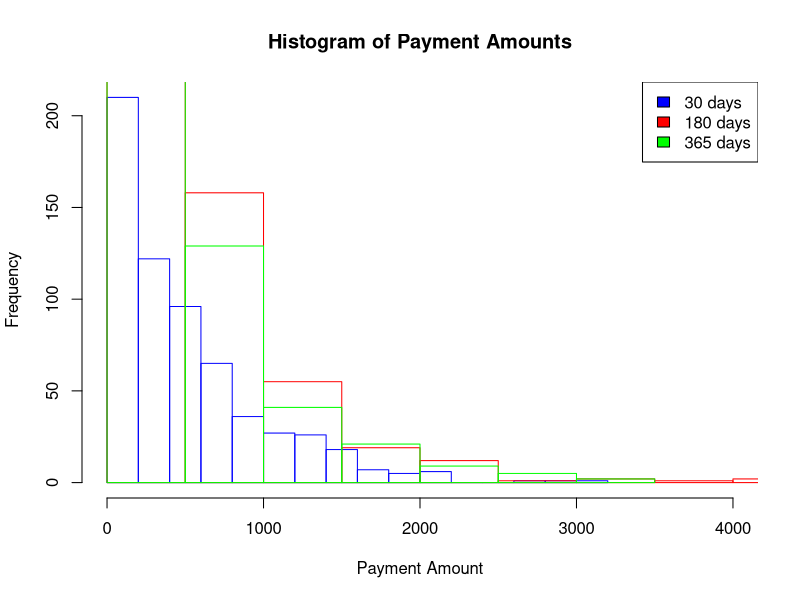
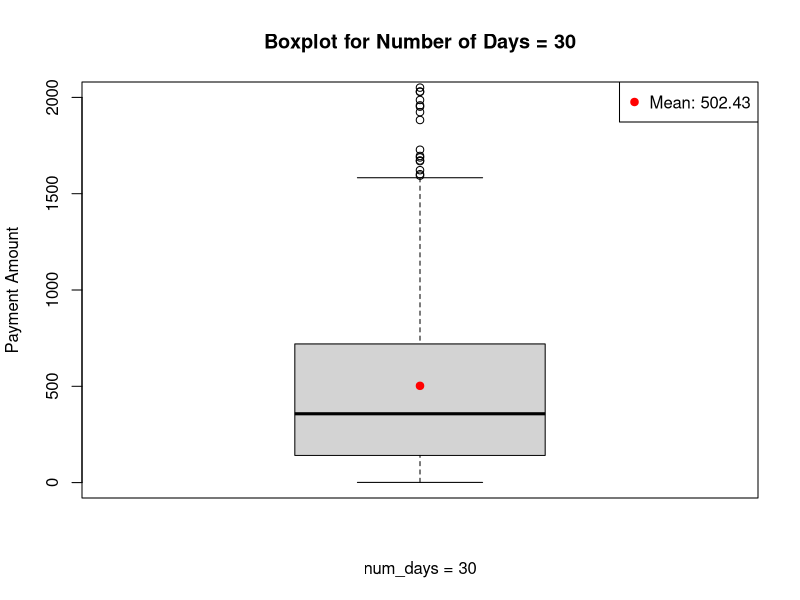
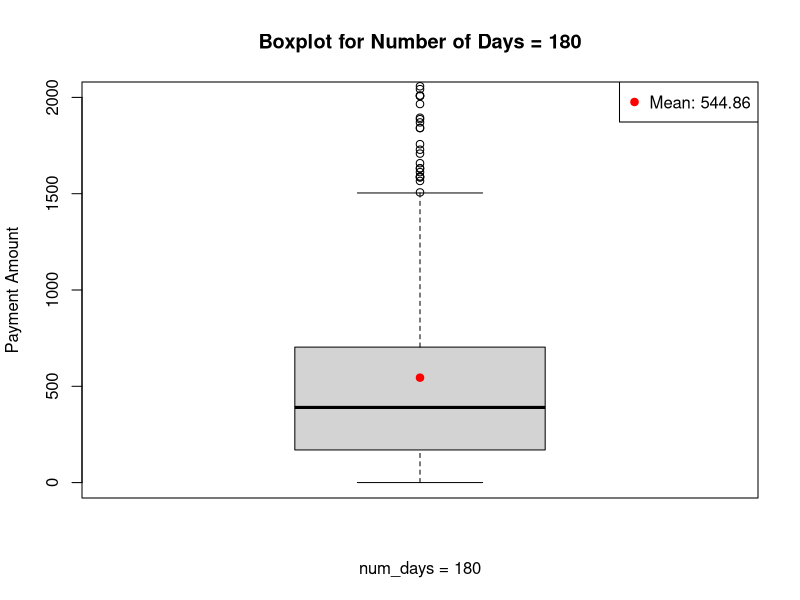
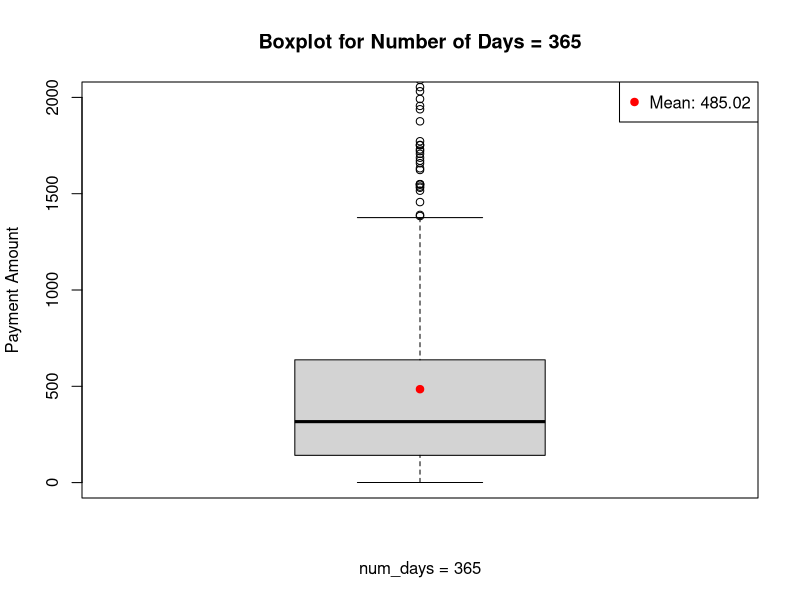
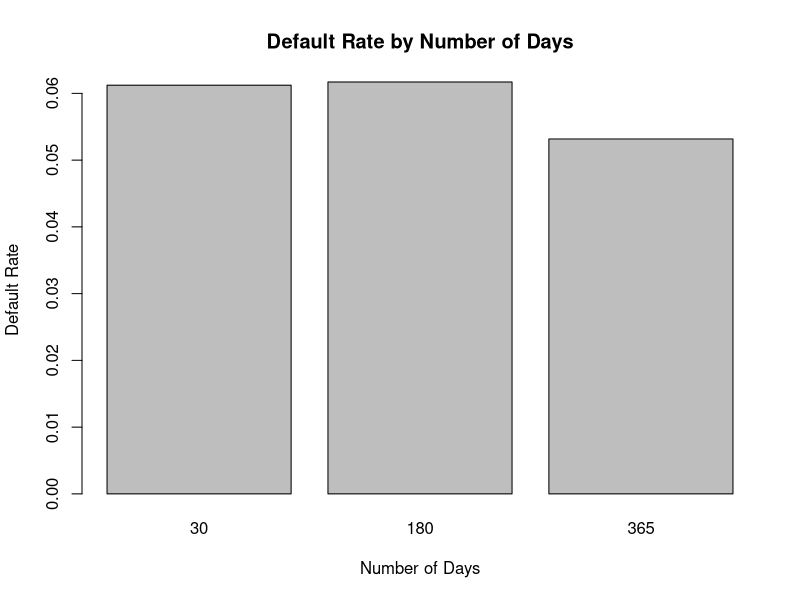

Generate these figures, in order, with R:
#set.seed(123)
arrival_rate <- 5
num_days_list <- c(30, 180, 365)

results <- data.frame(num_days = num_days_list,
                      mean_payment = numeric(length(num_days_list)),
                      sd_payment = numeric(length(num_days_list)),
                      default_rate = numeric(length(num_days_list)),
                      revenue_loss = numeric(length(num_days_list)))

for (i in 1:length(num_days_list)) {
  num_days <- num_days_list[i]
  n_customers <- 0
# generate random costumers for 30,180 and 365 days that follows a poisson distribution   
  for (j in 1:num_days) {
    lambda <- arrival_rate
    u <- runif(1)
    k <- 0
    p <- exp(-lambda)
    
    while (u >= p) {
      k <- k + 1
      p <- p + (exp(-lambda) * lambda^k) / factorial(k)
    }
    n_customers <- n_customers + k
  }
  # Generate random payment amounts for each customer using an exponential distribution  
  mean_exp <- 500
  payment_amounts_exponential <- numeric(n_customers)
  
  for (j in 1:n_customers) {
    rate <- 1 / mean_exp
    u <- runif(1)
    payment_amount <- -log(1 - u) / rate
    payment_amounts_exponential[j] <- payment_amount
  }
  # Simulate credit card payments and defaults
  total_revenue <- 0
  n_defaults <- 0
  for (j in 1:n_customers) {
    if (rbinom(1, 1, 0.05)) {
      n_defaults <- n_defaults + 1
    } else {
      total_revenue <- total_revenue + payment_amounts_exponential[j]
    }
  }
  
# Calculate simulation results
  default_rate <- n_defaults / n_customers
  revenue_loss <- default_rate * total_revenue
  
  results[i, "mean_payment"] <- mean(payment_amounts_exponential)
  results[i, "sd_payment"] <- sd(payment_amounts_exponential)
  results[i, "default_rate"] <- default_rate
  results[i, "revenue_loss"] <- revenue_loss
}

print(results)

# Generate combined histogram to show frequency distribution for payment amounts

hist(payment_amounts_exponential[num_days_list == 30], col = "transparent", border = "blue", xlim = c(0, 4000),
     main = "Histogram of Payment Amounts", xlab = "Payment Amount", ylab = "Frequency")
hist(payment_amounts_exponential[num_days_list == 180], col = "transparent", border = "red", add = TRUE)
hist(payment_amounts_exponential[num_days_list == 365], col = "transparent", border = "green", add = TRUE)
legend("topright", c("30 days", "180 days", "365 days"), fill = c("blue", "red", "green"))



# Create a boxplot for num_days = 30
boxplot_30 <- boxplot(payment_amounts_exponential[num_days_list == 30],
                      main = "Boxplot for Number of Days = 30",
                      xlab = "num_days = 30",
                      ylab = "Payment Amount",
                      ylim = c(0, 2000))

mean_30 <- mean(payment_amounts_exponential[num_days_list == 30])
points(mean_30, col = "red", pch = 19)
legend("topright", legend = paste("Mean:", round(mean_30, 2)), col = "red", pch = 19)

# Create a boxplot for num_days = 180
boxplot_180 <- boxplot(payment_amounts_exponential[num_days_list == 180],
                       main = "Boxplot for Number of Days = 180",
                       xlab = "num_days = 180",
                       ylab = "Payment Amount",
                       ylim = c(0, 2000))

mean_180 <- mean(payment_amounts_exponential[num_days_list == 180])
points(mean_180, col = "red", pch = 19)
legend("topright", legend = paste("Mean:", round(mean_180, 2)), col = "red", pch = 19)

# Create a boxplot for num_days = 365
boxplot_365 <- boxplot(payment_amounts_exponential[num_days_list == 365],
                       main = "Boxplot for Number of Days = 365",
                       xlab = "num_days = 365",
                       ylab = "Payment Amount",
                       ylim = c(0, 2000))

mean_365 <- mean(payment_amounts_exponential[num_days_list == 365])
points(mean_365, col = "red", pch = 19)
legend("topright", legend = paste("Mean:", round(mean_365, 2)), col = "red", pch = 19)

# Bar plot of default rate
barplot(results$default_rate, names.arg = results$num_days,
        xlab = "Number of Days", ylab = "Default Rate", main = "Default Rate by Number of Days")


